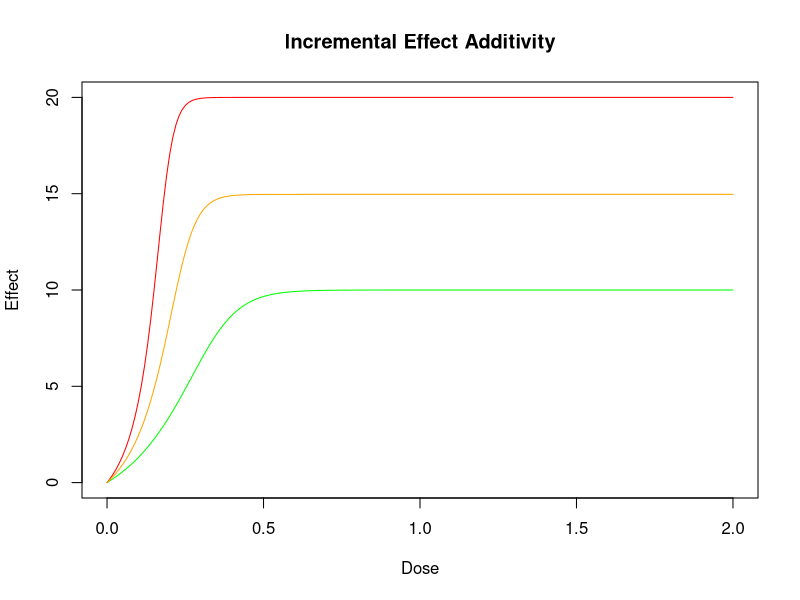

The R script that drew this image: (Note: this script raises an error after producing the figure.)
## ---- chunk 1
require(deSolve)
a = c(-1, 2, 4, 3, 10)
E_max = c(10, 20)
r = c(0.5, 0.5)
dI = function(t, E, parms) {
  list(r[1]*(E_max[1]*(1+(a[1]*E/E_max[1]))*(1+(a[2]*E/E_max[1]))*(1+(a[3]*E/E_max[1]))) + r[2]*(E_max[2]*(1+(a[1]*E/E_max[2]))*(1+(a[4]*E/E_max[2]))*(1+(a[5]*E/E_max[2]))))
}
dE1 = function(t, E, parms) {
  list((E_max[1]*(1+(a[1]*E/E_max[1]))*(1+(a[2]*E/E_max[1]))*(1+(a[3]*E/E_max[1]))))
}
dE2 = function(t, E, parms) {
  list((E_max[2]*(1+(a[1]*E/E_max[2]))*(1+(a[4]*E/E_max[2]))*(1+(a[5]*E/E_max[2]))))
}
yini = 0
dose = seq(0, 2, by = 0.01)
out1 = ode(yini, dose, dI, parms = NULL)
out2 = ode(yini, dose, dE1, parms = NULL)
out3 = ode(yini, dose, dE2, parms = NULL)
plot(out3, xlab = "Dose", type = "l", ylab = "Effect", main = "Incremental Effect Additivity", col = "red")
lines(out2, col = "green")
lines(out1, col = "orange")
sGJALSD;KGJ
